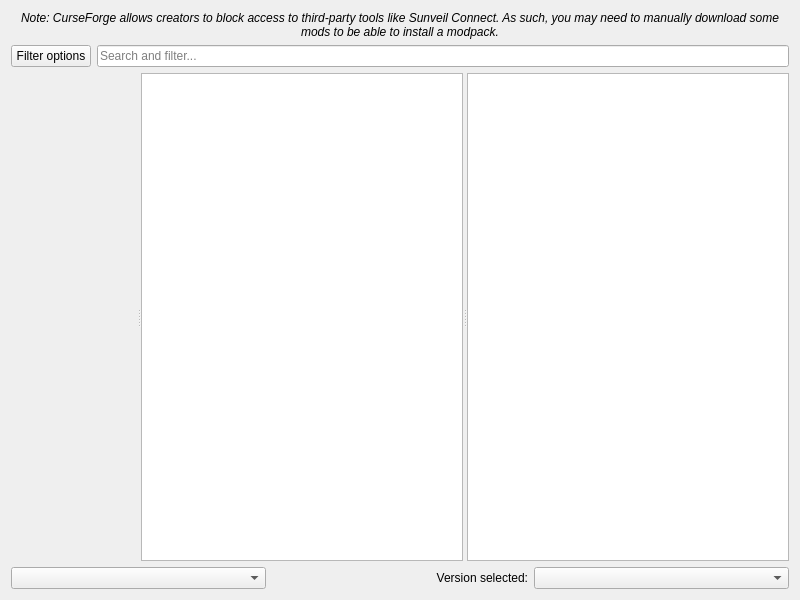
<?xml version="1.0" encoding="UTF-8"?>
<ui version="4.0">
 <class>FlamePage</class>
 <widget class="QWidget" name="FlamePage">
  <property name="geometry">
   <rect>
    <x>0</x>
    <y>0</y>
    <width>800</width>
    <height>600</height>
   </rect>
  </property>
  <layout class="QVBoxLayout" name="verticalLayout">
   <item>
    <widget class="QLabel" name="label_2">
     <property name="font">
      <font>
       <italic>true</italic>
      </font>
     </property>
     <property name="text">
      <string>Note: CurseForge allows creators to block access to third-party tools like Sunveil Connect. As such, you may need to manually download some mods to be able to install a modpack.</string>
     </property>
     <property name="alignment">
      <set>Qt::AlignCenter</set>
     </property>
     <property name="wordWrap">
      <bool>true</bool>
     </property>
    </widget>
   </item>
   <item>
    <layout class="QHBoxLayout" name="horizontalLayout">
     <item>
      <widget class="QPushButton" name="filterButton">
       <property name="text">
        <string>Filter options</string>
       </property>
      </widget>
     </item>
     <item>
      <widget class="QLineEdit" name="searchEdit">
       <property name="placeholderText">
        <string>Search and filter...</string>
       </property>
      </widget>
     </item>
    </layout>
   </item>
   <item>
    <widget class="QSplitter" name="splitter">
     <property name="sizePolicy">
      <sizepolicy hsizetype="Expanding" vsizetype="Expanding">
       <horstretch>0</horstretch>
       <verstretch>0</verstretch>
      </sizepolicy>
     </property>
     <property name="orientation">
      <enum>Qt::Horizontal</enum>
     </property>
     <widget class="QWidget" name="widget" native="true"/>
     <widget class="QListView" name="packView">
      <property name="horizontalScrollBarPolicy">
       <enum>Qt::ScrollBarAlwaysOff</enum>
      </property>
      <property name="alternatingRowColors">
       <bool>true</bool>
      </property>
      <property name="iconSize">
       <size>
        <width>48</width>
        <height>48</height>
       </size>
      </property>
      <property name="verticalScrollMode">
       <enum>QAbstractItemView::ScrollPerPixel</enum>
      </property>
     </widget>
     <widget class="ProjectDescriptionPage" name="packDescription">
      <property name="openExternalLinks">
       <bool>true</bool>
      </property>
      <property name="openLinks">
       <bool>true</bool>
      </property>
     </widget>
    </widget>
   </item>
   <item>
    <layout class="QHBoxLayout">
     <item>
      <widget class="QComboBox" name="sortByBox"/>
     </item>
     <item>
      <widget class="QLabel" name="label">
       <property name="text">
        <string>Version selected:</string>
       </property>
       <property name="alignment">
        <set>Qt::AlignRight|Qt::AlignTrailing|Qt::AlignVCenter</set>
       </property>
      </widget>
     </item>
     <item>
      <widget class="QComboBox" name="versionSelectionBox"/>
     </item>
    </layout>
   </item>
  </layout>
 </widget>
 <customwidgets>
  <customwidget>
   <class>ProjectDescriptionPage</class>
   <extends>QTextBrowser</extends>
   <header>ui/widgets/ProjectDescriptionPage.h</header>
  </customwidget>
 </customwidgets>
 <tabstops>
  <tabstop>packView</tabstop>
  <tabstop>packDescription</tabstop>
  <tabstop>sortByBox</tabstop>
  <tabstop>versionSelectionBox</tabstop>
 </tabstops>
 <resources/>
 <connections/>
</ui>
